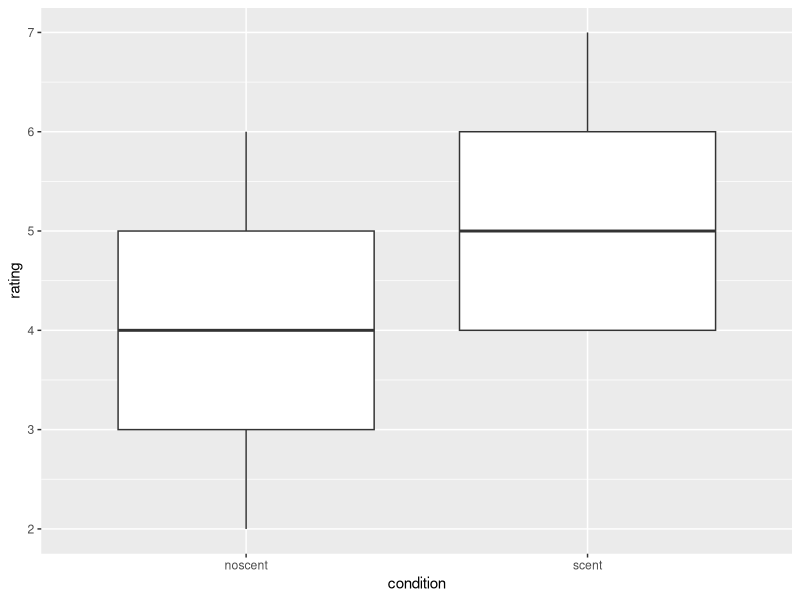
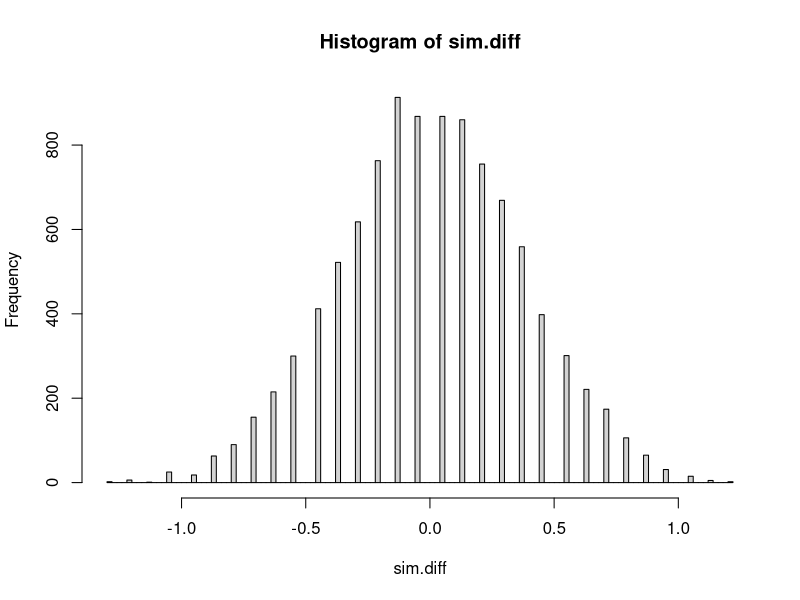

The R source for these figures, in order:
## ---- chunk 1
knitr::opts_chunk$set(echo = TRUE)
library(tidyverse)
odor = read.table(file = "OdorRatings.txt",
                  header = T)
## ---- chunk 2
odor %>% ggplot(aes(x = condition, y = rating)) +
  geom_boxplot()
## ---- chunk 3
odor = odor %>% mutate(mean1 = mean(rating))


odor = odor %>% mutate(residuals1 = rating - mean1)

#The standard error of this model is the 
#standard deviation of the residuals

#standard error 
SE = odor %>% summarise(sum(residuals1^2)/47)

#Sum of Squares Total (SST)
SST = odor %>% summarise(sum(residuals1^2))

#Shortcut
model1 = lm(rating ~ 1, data = odor)
summary(model1)

## ---- chunk 4
#calculate means for each group
odor = odor %>% group_by(condition) %>% 
  mutate(mean2 = mean(rating))
odor = odor %>% group_by()

#residuals
odor = odor %>% mutate(residuals2 = rating - mean2)

#standard error
SE2 = odor %>% summarise(sqrt(sum((rating - mean2)^2)/46))

#Sums of Squared Error (SSE)
SSE2 = odor %>% summarise(sum((rating - mean2)^2))

SSModel = SST - SSE2

#Shortcut
model2 = lm(rating ~ condition, data = odor)
summary(model2)
anova(model2)

## ---- chunk 5
sim.diff = c()
r.squared = c()
m = 10000 #number of simulations
for(i in 1:m){
  sim.dat = odor %>% mutate(sim.condition = 
                              sample(condition))
  sim.scent = sim.dat %>% filter(sim.condition == "scent")
  sim.noscent = sim.dat %>% filter(sim.condition == "noscent")
  sim.diff[i] = mean(sim.scent$rating) - mean(sim.noscent$rating)
  
  #inference on R^2
  model = lm(rating ~ sim.condition, data = sim.dat)
  r.squared[i] = summary(model)$r.squared
}
hist(sim.diff, breaks = 100)

sum(sim.diff > 1.3)/m

